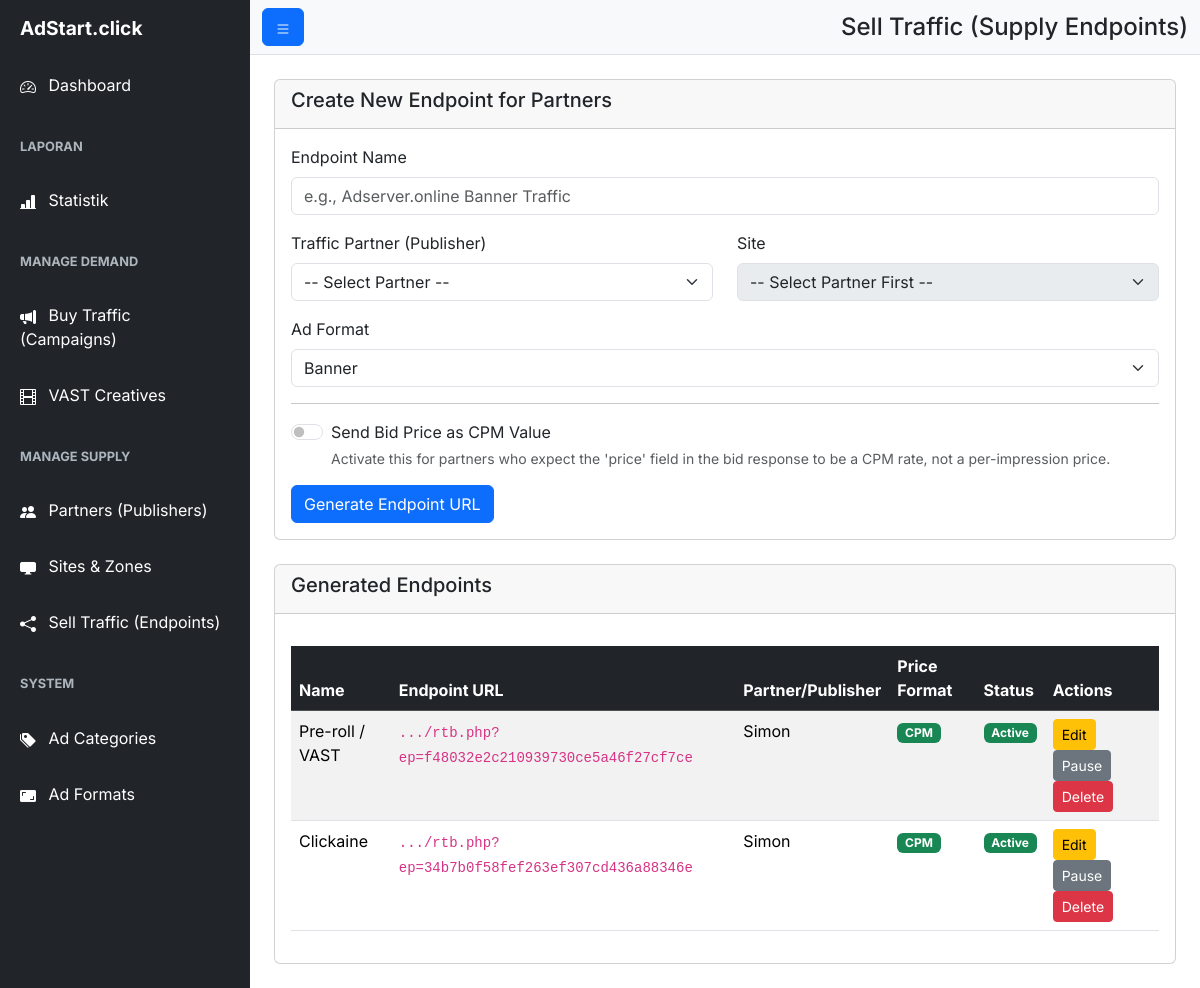
Page /admin/generate_endpoint.php on the committed database.
### tables this page shows
CREATE TABLE `rtb_endpoints_generated` (
  `id` int(11) NOT NULL,
  `name` varchar(255) NOT NULL,
  `endpoint_hash` varchar(32) NOT NULL,
  `publisher_id` int(11) DEFAULT NULL COMMENT 'NULL berarti untuk semua publisher',
  `site_id` int(11) DEFAULT NULL COMMENT 'NULL berarti untuk semua situs',
  `ad_format` enum('banner','native','vast','popunder') NOT NULL DEFAULT 'banner',
  `category_id` int(11) DEFAULT NULL,
  `status` enum('active','paused') NOT NULL DEFAULT 'active',
  `bid_price_is_cpm` tinyint(1) NOT NULL DEFAULT 0 COMMENT '0=per-impression, 1=CPM',
  `created_at` timestamp NOT NULL DEFAULT current_timestamp()
);

CREATE TABLE `publishers` (
  `id` int(11) NOT NULL,
  `name` varchar(255) NOT NULL,
  `email` varchar(255) NOT NULL,
  `revenue_share` decimal(5,2) NOT NULL DEFAULT 70.00 COMMENT 'Persentase bagi hasil untuk publisher',
  `created_at` timestamp NOT NULL DEFAULT current_timestamp()
);

### admin/generate_endpoint.php (the view, shortened to what this page needs)
<?php
require_once 'db.php';
$endpoints = $pdo->query("SELECT e.*, p.name as publisher_name, s.domain as site_domain FROM rtb_endpoints_generated e LEFT JOIN publishers p ON e.publisher_id = p.id LEFT JOIN sites s ON e.site_id = s.id ORDER BY e.id DESC")->fetchAll();
include 'includes/header.php';
?>
<div class="card">
    <div class="card-header"><h5 class="card-title">Create New Endpoint for Partners</h5></div>
    <div class="card-body">
        <form method="POST" action="generate_endpoint.php">
            <div class="mb-3">
                <label for="name" class="form-label">Endpoint Name</label>
                <input type="text" class="form-control" id="name" name="name" placeholder="e.g., Adserver.online Banner Traffic" required>
            </div>
            <div class="row">
                <div class="col-md-6 mb-3">
                    <label for="publisher_id" class="form-label">Traffic Partner (Publisher)</label>
                    <select class="form-select" id="publisher_id" name="publisher_id" required>
                        <option value="">-- Select Partner --</option>
                    </select>
                </div>
                <div class="col-md-6 mb-3">
                    <label for="site_id" class="form-label">Site</label>
                    <select class="form-select" id="site_id" name="site_id" required disabled>
                        <option value="">-- Select Partner First --</option>
                    </select>
                </div>
            </div>
            <div class="mb-3">
                <label for="ad_format" class="form-label">Ad Format</label>
                <select class="form-select" id="ad_format" name="ad_format" required>
                    <option value="banner">Banner</option>
                </select>
            </div>
            <hr>
            <div class="form-check form-switch mb-3">
                <input class="form-check-input" type="checkbox" name="bid_price_is_cpm" id="bid_price_is_cpm" value="1">
                <label class="form-check-label" for="bid_price_is_cpm">
                    Send Bid Price as CPM Value
                </label>
                <div class="form-text text-muted">Activate this for partners who expect the 'price' field in the bid response to be a CPM rate, not a per-impression price.</div>
            </div>
            <button type="submit" name="create_endpoint" class="btn btn-primary">Generate Endpoint URL</button>
        </form>
    </div>
</div>
<div class="card mt-4">
    <div class="card-header"><h5 class="card-title">Generated Endpoints</h5></div>
    <div class="card-body">
        <div class="table-responsive">
            <table class="table table-striped table-hover">
                <thead class="table-dark">
                    <tr>
                        <th>Name</th>
                        <th>Endpoint URL</th>
                        <th>Partner/Publisher</th>
                        <th>Price Format</th>
                        <th>Status</th>
                        <th>Actions</th>
                    </tr>
                </thead>
                <tbody>
                    <?php if (empty($endpoints)): ?>
                        <tr><td colspan="6" class="text-center">No endpoints created yet.</td></tr>
                    <?php else: ?>
                        <?php foreach ($endpoints as $endpoint): ?>
                        <tr>
                            <td><?php echo htmlspecialchars($endpoint['name']); ?></td>
                            <td><code>.../rtb.php?ep=<?php echo $endpoint['endpoint_hash']; ?></code></td>
                            <td><?php echo htmlspecialchars($endpoint['publisher_name'] ?? 'N/A'); ?></td>
                            <td>
                                <?php if ($endpoint['bid_price_is_cpm'] == 1): ?>
                                    <span class="badge bg-success">CPM</span>
                                <?php else: ?>
                                    <span class="badge bg-secondary">Per-Impression</span>
                                <?php endif; ?>
                            </td>
                            <td><span class="badge bg-<?php echo $endpoint['status'] == 'active' ? 'success' : 'secondary'; ?>"><?php echo ucfirst($endpoint['status']); ?></span></td>
                            <td>
                                <a href="edit_endpoint.php?id=<?php echo $endpoint['id']; ?>" class="btn btn-sm btn-warning">Edit</a>
                                <a href="?action=<?php echo $endpoint['status'] == 'active' ? 'pause' : 'activate'; ?>&id=<?php echo $endpoint['id']; ?>" class="btn btn-sm btn-<?php echo $endpoint['status'] == 'active' ? 'secondary' : 'success'; ?>"><?php echo $endpoint['status'] == 'active' ? 'Pause' : 'Activate'; ?></a>
                                <a href="?action=delete&id=<?php echo $endpoint['id']; ?>" class="btn btn-sm btn-danger" onclick="return confirm('Are you sure?');">Delete</a>
                            </td>
                        </tr>
                        <?php endforeach; ?>
                    <?php endif; ?>
                </tbody>
            </table>
        </div>
    </div>
</div>
<?php include 'includes/footer.php'; ?>

### admin/assets/css/style.css (style rules this page uses)
body { font-family: 'Inter', sans-serif; overflow-x: hidden; }
.card-header { font-weight: 600; }
.table-responsive { margin-top: 1rem; }

### rows in the picture
rtb_endpoints_generated: name "Pre-roll / VAST", endpoint_hash "f48032e2c210939730ce5a46f27cf7ce", publisher.name "Simon", bid_price_is_cpm "CPM", status "Active", shows "Pause"
rtb_endpoints_generated: name "Clickaine", endpoint_hash "34b7b0f58fef263ef307cd436a88346e", publisher.name "Simon", bid_price_is_cpm "CPM", status "Active", shows "Pause"

### other values in the picture
$page_title "Sell Traffic (Supply Endpoints)"
